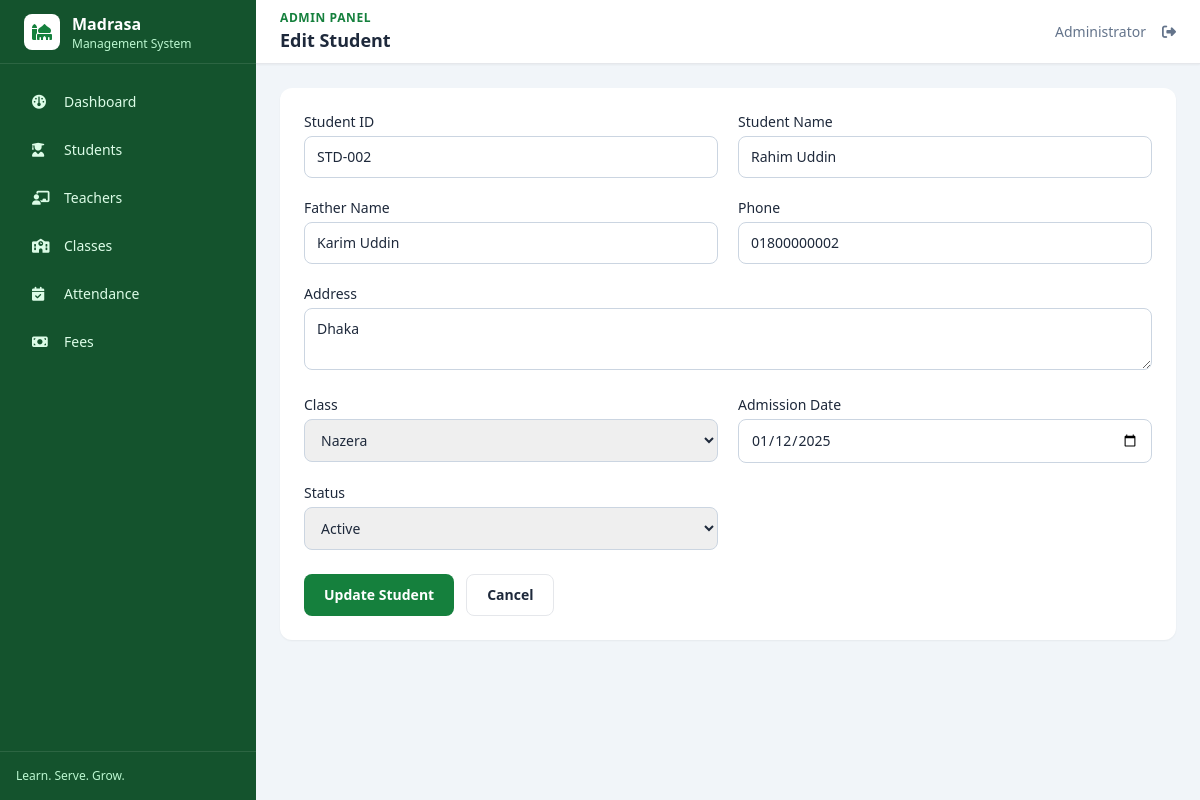
Page /student-edit.php?id=2 (signed in) on the committed database.
### tables this page shows
CREATE TABLE students (
    id INT UNSIGNED AUTO_INCREMENT PRIMARY KEY,
    student_id VARCHAR(50) NOT NULL UNIQUE,
    name VARCHAR(100) NOT NULL,
    father_name VARCHAR(100) NOT NULL,
    phone VARCHAR(30),
    address TEXT,
    class_id INT UNSIGNED NULL,
    admission_date DATE NOT NULL,
    status ENUM('Active','Inactive') NOT NULL DEFAULT 'Active',
    created_at TIMESTAMP DEFAULT CURRENT_TIMESTAMP,
    INDEX (name), INDEX (phone), FOREIGN KEY (class_id) REFERENCES classes(id) ON DELETE SET NULL
);

### student-edit.php (called while the page is built, shortened)
<?php
require __DIR__ . '/config/database.php';
require __DIR__ . '/includes/functions.php';
$id = (int) ($_GET['id'] ?? 0);
$statement = $pdo->prepare('SELECT * FROM students WHERE id = ?');
$statement->execute([$id]);
$student = $statement->fetch();
$title = 'Edit Student';
$classes = $pdo->query('SELECT id, class_name FROM classes ORDER BY class_name')->fetchAll();
require __DIR__ . '/includes/header.php';
require __DIR__ . '/student-form.php';
require __DIR__ . '/includes/footer.php';

### includes/functions.php (called while the page is built, shortened)
<?php
function e(mixed $value): string
{
    return htmlspecialchars((string) $value, ENT_QUOTES, 'UTF-8');
}
function selected(string|int|null $value, string|int|null $expected): string
{
    return (string) $value === (string) $expected ? 'selected' : '';
}

### student-form.php (the view, shortened to what this page needs)
<form method="post" class="max-w-4xl rounded-xl bg-white p-5 shadow-sm sm:p-6">
    <div class="grid gap-5 md:grid-cols-2">
        <?php foreach ([['student_id','Student ID'],['name','Student Name'],['father_name','Father Name'],['phone','Phone'] ] as [$field,$label]): ?><label class="text-sm font-medium"><?= e($label) ?><input name="<?= e($field) ?>" value="<?= e($student[$field]) ?>" <?= $field !== 'phone' ? 'required' : '' ?> class="mt-1 w-full rounded-lg border border-slate-300 px-3 py-2.5"></label><?php endforeach; ?>
        <label class="text-sm font-medium md:col-span-2">Address<textarea name="address" rows="2" class="mt-1 w-full rounded-lg border border-slate-300 px-3 py-2.5"><?= e($student['address']) ?></textarea></label>
        <label class="text-sm font-medium">Class<select name="class_id" class="mt-1 w-full rounded-lg border border-slate-300 px-3 py-2.5"><option value="">Select class</option><?php foreach ($classes as $class): ?><option value="<?= $class['id'] ?>" <?= selected($student['class_id'], $class['id']) ?>><?= e($class['class_name']) ?></option><?php endforeach; ?></select></label>
        <label class="text-sm font-medium">Admission Date<input type="date" name="admission_date" value="<?= e($student['admission_date']) ?>" required class="mt-1 w-full rounded-lg border border-slate-300 px-3 py-2.5"></label>
        <label class="text-sm font-medium">Status<select name="status" class="mt-1 w-full rounded-lg border border-slate-300 px-3 py-2.5"><option <?= selected($student['status'], 'Active') ?>>Active</option><option <?= selected($student['status'], 'Inactive') ?>>Inactive</option></select></label>
    </div>
    <div class="mt-6 flex gap-3"><button class="rounded-lg bg-green-700 px-5 py-2.5 text-sm font-semibold text-white hover:bg-green-800"><?= $title === 'Edit Student' ? 'Update Student' : 'Save Student' ?></button><a href="students.php" class="rounded-lg border px-5 py-2.5 text-sm font-semibold">Cancel</a></div>
</form>

### rows in the picture
students: student_id "STD-002", name "Rahim Uddin", father_name "Karim Uddin", phone "01800000002", address "Dhaka", admission_date "01/12/2025"

### other values in the picture
$label "Dashboard"
$label "Students"
$label "Teachers"
$label "Classes"
$label "Attendance"
$label "Fees"
$title "Edit Student"
$_SESSION['user_name'] "Administrator"
$label "Student ID"
$label "Student Name"
$label "Father Name"
$label "Phone"
form field class_id "Nazera"
